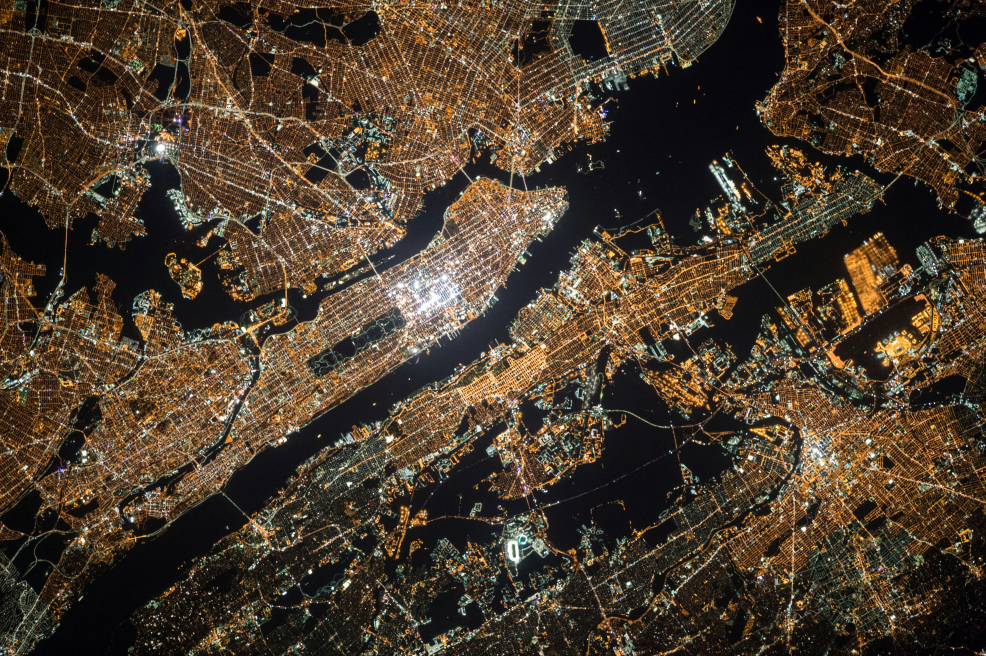
//> input picture data/input/5800668c6dd6480b842540fa76a01bbe.jpg, 4928 x 3280 px (shown at 1/5 size)
$ ./main ../data/input/5800668c6dd6480b842540fa76a01bbe.jpg   (built with g++ and OpenCV 4)
//> lines starting //> are read from the running program, lines starting //| are printed output that depends on the picture
### include/gpu_cuda.h
#ifndef GPU_CUDA_H
#define GPU_CUDA_H

#include <opencv2/opencv.hpp>

void process_cuda(const cv::Mat& input, cv::Mat& output);

#endif

### include/cpu_openmp.h
#ifndef CPU_OPENMP_H
#define CPU_OPENMP_H

#include <opencv2/opencv.hpp>

void process_openmp(const cv::Mat& input, cv::Mat& output, int num_threads);

#endif

### include/cpu_sequential.h
#ifndef CPU_SEQUENTIAL_H
#define CPU_SEQUENTIAL_H

#include <opencv2/opencv.hpp>

void process_sequential(const cv::Mat& input, cv::Mat& output);

#endif

### include/utils.h
#ifndef UTILS_H
#define UTILS_H

#include <iostream>
#include <chrono>
#include <string>
#include <fstream>
#include <opencv2/opencv.hpp>

class Timer {
private:
    std::chrono::high_resolution_clock::time_point start_time;
public:
    void start() {
        start_time = std::chrono::high_resolution_clock::now();
    }

    double stop_ms() {
        auto end_time = std::chrono::high_resolution_clock::now();
        return std::chrono::duration<double, std::milli>(end_time - start_time).count();
    }
};

void log_performance(const std::string& mode, int width, int height, double execution_time_ms, double baseline_time_ms = 0.0);

#endif

### src/cpu_openmp.cpp
#include "cpu_openmp.h"
#include <omp.h>
#include <cmath>
#include <algorithm>

void process_openmp(const cv::Mat& input, cv::Mat& output, int num_threads) {
    int rows = input.rows;
    int cols = input.cols;

    cv::Mat blur_temp = cv::Mat::zeros(rows, cols, CV_8UC1);
    output = cv::Mat::zeros(rows, cols, CV_8UC1);

    int gauss[5][5] = {
        {1,  4,  7,  4, 1},
        {4, 16, 26, 16, 4},
        {7, 26, 41, 26, 7},
        {4, 16, 26, 16, 4},
        {1,  4,  7,  4, 1}
    };
    int kernel_sum = 273;

    omp_set_num_threads(num_threads);

    // Parallel Gaussian Filter
    #pragma omp parallel for collapse(2) schedule(dynamic)
    for (int y = 2; y < rows - 2; ++y) {
        for (int x = 2; x < cols - 2; ++x) {
            int sum = 0;
            for (int ky = -2; ky <= 2; ++ky) {
                for (int kx = -2; kx <= 2; ++kx) {
                    sum += input.at<uchar>(y + ky, x + kx) * gauss[ky + 2][kx + 2];
                }
            }
            blur_temp.at<uchar>(y, x) = static_cast<uchar>(sum / kernel_sum);
        }
    }

    int Gx[3][3] = {{-1, 0, 1}, {-2, 0, 2}, {-1, 0, 1}};
    int Gy[3][3] = {{-1, -2, -1}, {0, 0, 0}, {1, 2, 1}};

    // Parallel Sobel Edge Detection
    #pragma omp parallel for collapse(2) schedule(dynamic)
    for (int y = 1; y < rows - 1; ++y) {
        for (int x = 1; x < cols - 1; ++x) {
            int sumX = 0, sumY = 0;
            for (int ky = -1; ky <= 1; ++ky) {
                for (int kx = -1; kx <= 1; ++kx) {
                    uchar val = blur_temp.at<uchar>(y + ky, x + kx);
                    sumX += val * Gx[ky + 1][kx + 1];
                    sumY += val * Gy[ky + 1][kx + 1];
                }
            }
            int mag = std::sqrt(sumX * sumX + sumY * sumY);
            output.at<uchar>(y, x) = static_cast<uchar>(std::min(255, mag));
        }
    }
}

### src/cpu_sequential.cpp
#include "cpu_sequential.h"
#include <cmath>
#include <algorithm>

void process_sequential(const cv::Mat& input, cv::Mat& output) {
    int rows = input.rows;
    int cols = input.cols;

    cv::Mat blur_temp = cv::Mat::zeros(rows, cols, CV_8UC1);
    output = cv::Mat::zeros(rows, cols, CV_8UC1);

    // 5x5 Gaussian Kernel
    int gauss[5][5] = {
        {1,  4,  7,  4, 1},
        {4, 16, 26, 16, 4},
        {7, 26, 41, 26, 7},
        {4, 16, 26, 16, 4},
        {1,  4,  7,  4, 1}
    };
    int kernel_sum = 273;

    // 1. Gaussian Blur Stage
    for (int y = 2; y < rows - 2; ++y) {
        for (int x = 2; x < cols - 2; ++x) {
            int sum = 0;
            for (int ky = -2; ky <= 2; ++ky) {
                for (int kx = -2; kx <= 2; ++kx) {
                    sum += input.at<uchar>(y + ky, x + kx) * gauss[ky + 2][kx + 2];
                }
            }
            blur_temp.at<uchar>(y, x) = static_cast<uchar>(sum / kernel_sum);
        }
    }

    // 3x3 Sobel Gradients
    int Gx[3][3] = {{-1, 0, 1}, {-2, 0, 2}, {-1, 0, 1}};
    int Gy[3][3] = {{-1, -2, -1}, {0, 0, 0}, {1, 2, 1}};

    // 2. Sobel Edge Detection Stage
    for (int y = 1; y < rows - 1; ++y) {
        for (int x = 1; x < cols - 1; ++x) {
            int sumX = 0, sumY = 0;
            for (int ky = -1; ky <= 1; ++ky) {
                for (int kx = -1; kx <= 1; ++kx) {
                    uchar val = blur_temp.at<uchar>(y + ky, x + kx);
                    sumX += val * Gx[ky + 1][kx + 1];
                    sumY += val * Gy[ky + 1][kx + 1];
                }
            }
            int mag = std::sqrt(sumX * sumX + sumY * sumY);
            output.at<uchar>(y, x) = static_cast<uchar>(std::min(255, mag));
        }
    }
}

### src/utils.cpp
#include "utils.h"

void log_performance(const std::string& mode, int width, int height, double execution_time_ms, double baseline_time_ms) {
    double total_pixels = static_cast<double>(width) * height;
    double time_sec = execution_time_ms / 1000.0;
    double megapixels_per_sec = (total_pixels / 1e6) / time_sec;

    std::cout << "\n------------------------------------------" << std::endl;
    std::cout << " Execution Mode: " << mode << std::endl;
    std::cout << " Resolution:     " << width << " x " << height << " px" << std::endl;
    std::cout << " Runtime:        " << execution_time_ms << " ms" << std::endl;
    std::cout << " Throughput:     " << megapixels_per_sec << " MP/s" << std::endl;

    if (baseline_time_ms > 0.0) {
        double speedup = baseline_time_ms / execution_time_ms;
        std::cout << " Speedup:        " << speedup << "x" << std::endl;
    }
    std::cout << "------------------------------------------" << std::endl;

    // Log data into CSV
    std::ofstream csv("docs/benchmark_results.csv", std::ios::app);
    csv << mode << "," << width << "x" << height << "," << execution_time_ms << "," << megapixels_per_sec << "\n";
    csv.close();
}

### src/main.cpp
#include <iostream>
#include <cstdlib>
#include <vector>
#include <opencv2/opencv.hpp>
#include "utils.h"
#include "cpu_sequential.h"
#include "cpu_openmp.h"
#ifdef USE_CUDA
#include "gpu_cuda.h"
#endif

int main(int argc, char** argv) {
    std::string input_path = "data/raw/input_1024.jpg";
    std::vector<int> threads_to_test = {2, 4, 8, 16};
    int target_width = 0;
    int target_height = 0;

    if (argc > 1) input_path = argv[1];
    for (int i = 2; i < argc; ++i) {
        std::string arg = argv[i];
        if (arg == "--threads" && i + 1 < argc) {
            int requested_threads = std::atoi(argv[++i]);
            if (requested_threads > 0) {
                threads_to_test = {requested_threads};
            }
        } else if (arg == "--resolution" && i + 1 < argc) {
            std::string resolution = argv[++i];
            size_t separator = resolution.find('x');
            if (separator != std::string::npos) {
                target_width = std::atoi(resolution.substr(0, separator).c_str());
                target_height = std::atoi(resolution.substr(separator + 1).c_str());
            }
        }
    }

    cv::Mat input = cv::imread(input_path, cv::IMREAD_GRAYSCALE);
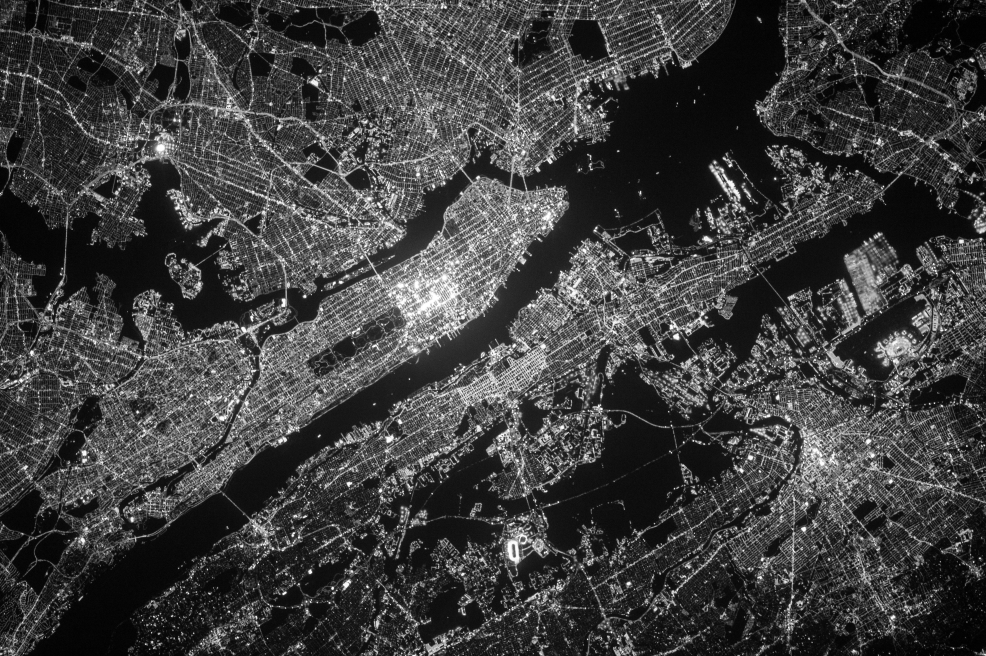
//> input: 3280 rows x 4928 cols, CV_8UC1 (shown at 1/5 size); min 0, max 255, mean 62.7

    if (input.empty()) {
        std::cerr << "Error: Could not load image from " << input_path << std::endl;
        std::cerr << "Please place a sample image in data/raw/ directory." << std::endl;
        return -1;
    }

    if (target_width > 0 && target_height > 0 &&
        (input.cols != target_width || input.rows != target_height)) {
        cv::resize(input, input, cv::Size(target_width, target_height), 0, 0, cv::INTER_AREA);
    }

    cv::Mat output_seq, output_omp;
#ifdef USE_CUDA
    cv::Mat output_cuda;
#endif
    Timer timer;

    std::cout << "\n==============================================" << std::endl;
    std::cout << " Starting Parallel Satellite Pipeline Benchmark" << std::endl;
    std::cout << "==============================================" << std::endl;

    // 1. Sequential CPU Execution
    timer.start();
    process_sequential(input, output_seq);
//> after the loop in process_sequential, `for (int y = 1; y < rows - 1; ++y)`:
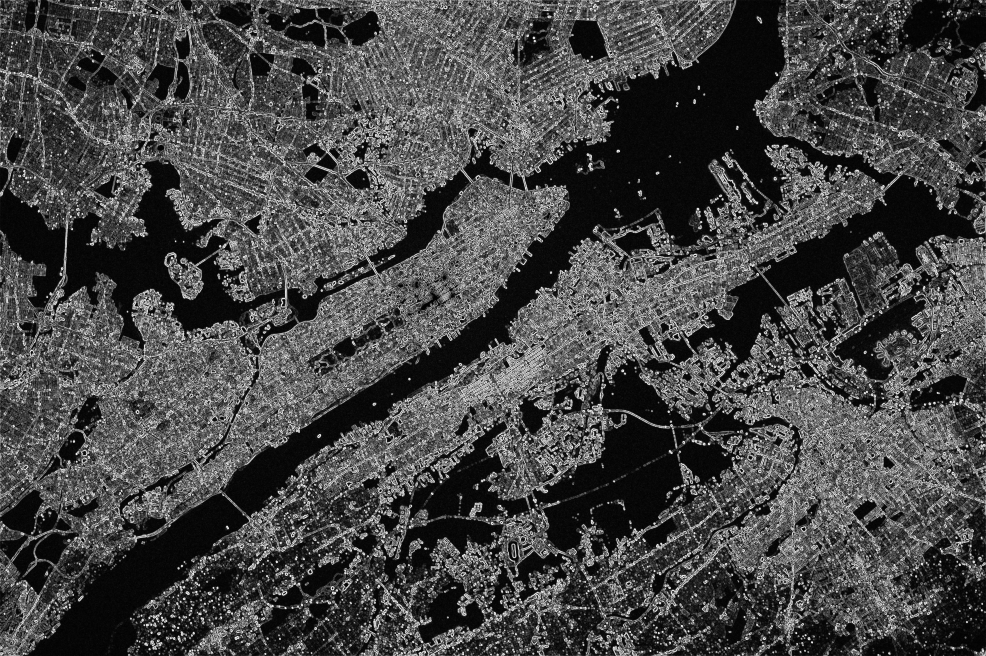
//> output: 3280 rows x 4928 cols, CV_8UC1 (shown at 1/5 size); min 0, max 255, mean 70.3
    double seq_time = timer.stop_ms();
    log_performance("CPU Sequential Baseline", input.cols, input.rows, seq_time);
    cv::imwrite("data/output/seq_edge.jpg", output_seq);

    // 2. OpenMP Thread Scaling Benchmark
    for (int t : threads_to_test) {
        timer.start();
        process_openmp(input, output_omp, t);
        double omp_time = timer.stop_ms();
        log_performance("CPU OpenMP (" + std::to_string(t) + " Threads)", input.cols, input.rows, omp_time, seq_time);
    }
    cv::imwrite("data/output/omp_edge.jpg", output_omp);

#ifdef USE_CUDA
    // 3. CUDA GPU Execution
    timer.start();
    process_cuda(input, output_cuda);
    double cuda_time = timer.stop_ms();
    log_performance("GPU CUDA Acceleration", input.cols, input.rows, cuda_time, seq_time);
    cv::imwrite("data/output/cuda_edge.jpg", output_cuda);
#endif

    std::cout << "\nExecution complete! Processed edge maps saved to 'data/output/' folder.\n" << std::endl;
    return 0;
}

$ run again, on data/input/prepared_10e0fee6d91a45f5b0e32fdffc1355c9_1024x1024.jpg
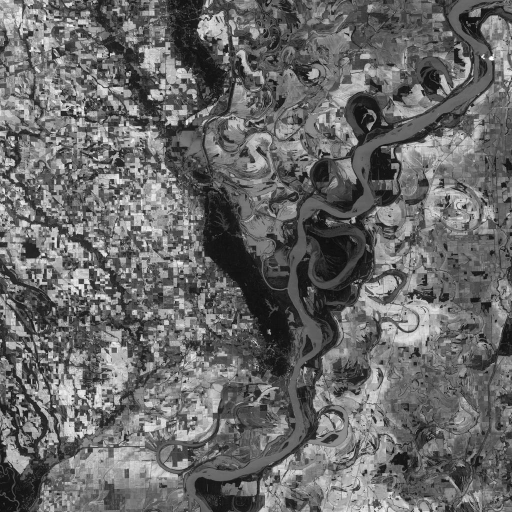
//> input picture data/input/prepared_10e0fee6d91a45f5b0e32fdffc1355c9_1024x1024.jpg, 1024 x 1024 px (shown at 1/2 size)
//> input is the input picture: 1024 rows x 1024 cols, CV_8UC1; min 0, max 255, mean 104.5
//> after the loop in process_sequential, `for (int y = 1; y < rows - 1; ++y)`:
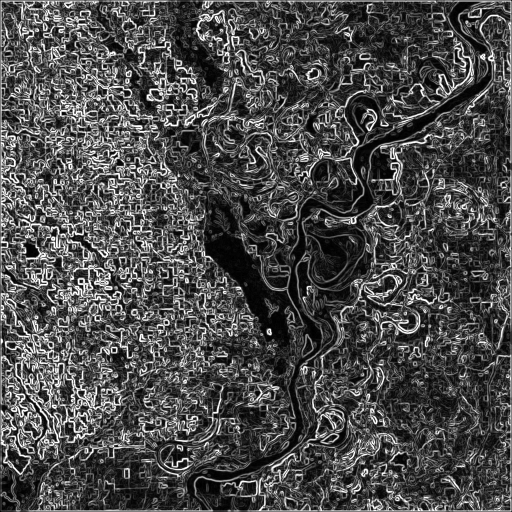
//> output: 1024 rows x 1024 cols, CV_8UC1 (shown at 1/2 size); min 0, max 255, mean 75.5
